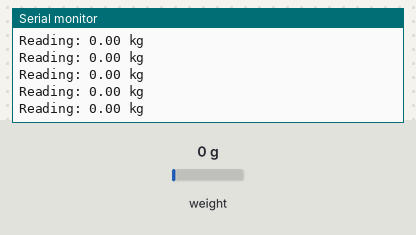
Bench run of a sketch on a simulated Arduino Uno, built with avr-gcc and run on an emulated ATmega328P. Shown: the last lines printed to the serial monitor. The inputs (shaded band) are chosen by the test bench; at power-on: weight on the scale 0 g. WiFi joins after 1.5 s; servers stay silent unless stated; no MQTT or app messages arrive unless stated.

Above: at 2.7 s.
2.8 s: weight on the scale set to 100 g
At 2.87 s:
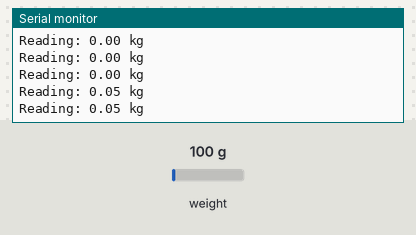
5.8 s: weight on the scale set to 1250 g
At 5.89 s:
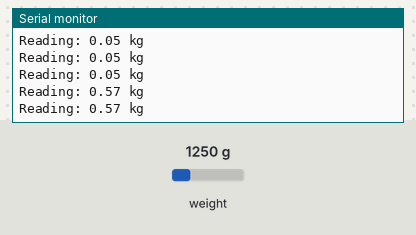
Timing chart, 0 to 8.8 s (numbered marks = the images above; inputs shaded):
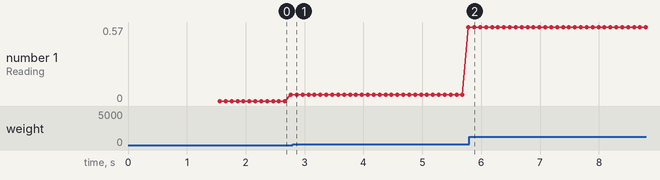

The sketch:

loadcell_6.ino
```cpp
#include <HX711.h>
#include <ArduinoJson.h>
#include <SPI.h>
#include <Ethernet.h>
#include <PubSubClient.h>
#include <String.h>

byte mac[] = {0x12, 0x3A, 0x00, 0xBB, 0x06, 0x12};
EthernetClient ethClient;
PubSubClient mqttClient(ethClient);
const char* mqttServer = "mqtt-io.kku.ac.th";
const int mqttPort = 1991;
const char* mqttUser = "trash";
const char* mqttPass = "1q2w3e4r@trash";
const char* mqttTopic = "smartcity/trash/00006";
char* mqttPayload = "";

char *id = "20006"; // 2000x is for trash ID
unsigned long currentTime;
unsigned long prevTime = 0;
const int interval = 20000; //Interval time

float calibration_factor = 45471.00;
#define zero_factor 8492602
#define DOUT  8
#define CLK   7
#define DEC_POINT  2

float offset=0;
float get_units_kg();
HX711 scale(DOUT, CLK);

void setup()
{
  Serial.begin(9600);
    Serial.println("Ethernet initiation, Just wait a minute.");
  if (Ethernet.begin(mac) == 0) {
    Serial.println("Don't receive ip from dhcp server.");
    if (Ethernet.hardwareStatus() == EthernetNoHardware) {
      Serial.println("Ethernet shield connection error!");
    } else if (Ethernet.linkStatus() == LinkOFF) {
      Serial.println("Cable is not connected.");
    } else {
      Serial.println("Error!");
    }
    while(true){
      delay(1);
    }
  }
  if(Ethernet.linkStatus() == 0) {
    print_ip_details();
  } else {
    Serial.println("Error!");
  }
  mqttClient.setServer(mqttServer,mqttPort);
  mqttClient.connect(id, mqttUser, mqttPass);
  Serial.println("Load Cell");
  scale.set_scale(calibration_factor);
  scale.set_offset(zero_factor);
}

void loop()
{
  currentTime = millis();
  DynamicJsonDocument doc(1024);
  Serial.print("Reading: ");
  String data = String(get_units_kg()+offset, DEC_POINT);
  Serial.print(data);
  Serial.println(" kg");
  if (currentTime - prevTime >= interval) {
    prevTime = currentTime;
  String jData =  String("{\"weight\": ") + data + String("}");
  char buf[100];
  jData.toCharArray(buf, 100);
  mqttPayload = buf;
  mqttClient.publish(mqttTopic, mqttPayload);
  if (!mqttClient.connected()) {
    mqttClient.connect(id, mqttUser, mqttPass);
    Serial.println("Send to MQTT!");
  }

  }
}

float get_units_kg()
{
  return(scale.get_units()*0.453592);
}

void print_ip_details() {
  Serial.print("Ethernet Status : ");
  Serial.println(Ethernet.linkStatus());
  Serial.print("IP Address : ");
  Serial.println(Ethernet.localIP());
  Serial.print("Subnet mask : ");
  Serial.println(Ethernet.subnetMask());
  Serial.print("IP Gateway : ");
  Serial.println(Ethernet.gatewayIP());
  Serial.print("DNS : ");
  Serial.println(Ethernet.dnsServerIP());
}
```

Measured:
- after the input at 2.8 s, the serial monitor: prints a new line after 0.07 s (image 1)
- after the input at 5.8 s, the serial monitor: prints a new line after 0.08 s (image 2)
- plotted number 1: 0.05 → 0.57 after the input at 2.8 s
